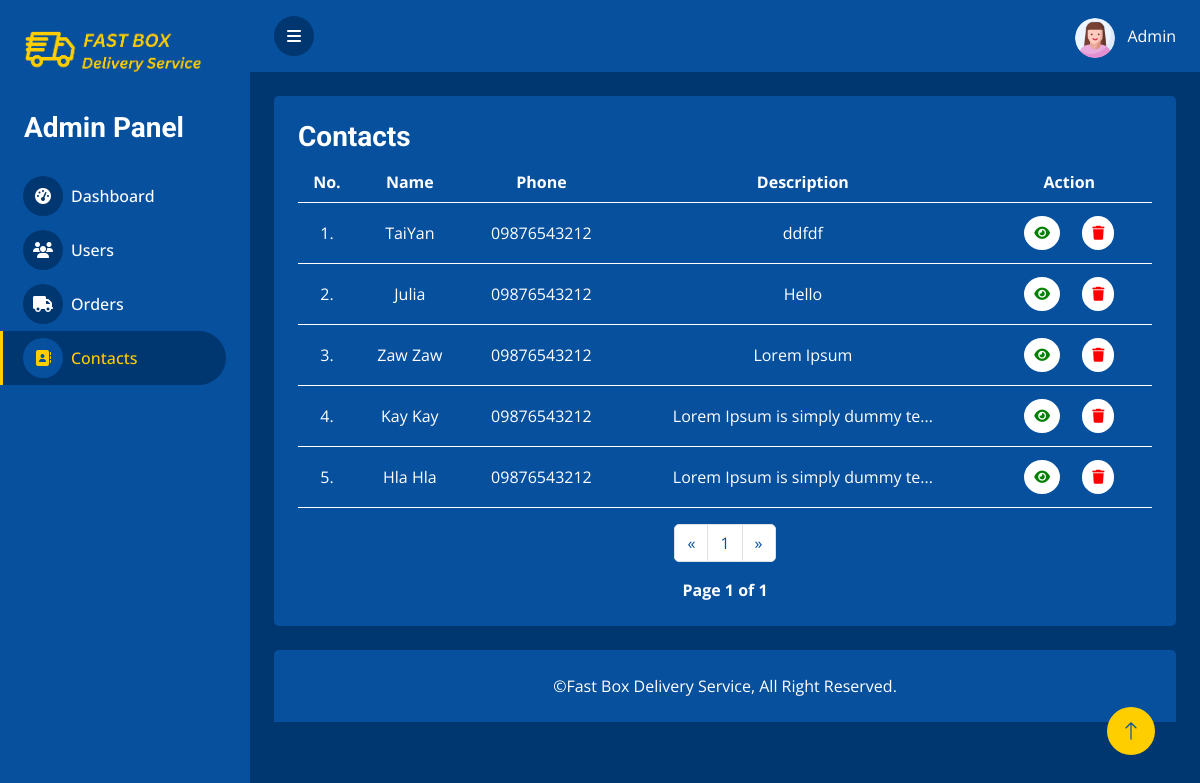
Screenshot of /DMS_admin/contacts.php with the database file from the repository.
### tables this page shows
CREATE TABLE `contactus` (
  `id` int(255) NOT NULL,
  `contact_name` varchar(255) NOT NULL,
  `contact_phone` varchar(255) NOT NULL,
  `contact_description` varchar(255) NOT NULL
);

### DMS_admin/contacts.php (the view, shortened to what this page needs)
<?php
  require __DIR__. '/fragments/header.php';
  require __DIR__. '/database/dbcon.php';
?>
<section class="orders">
  <div class="container-fluid pt-4 px-4">
    <div class="text-center rounded p-4" style="background-color: #07509E">
      <div class="row">
        <div class="col-sm mb-2">
          <h3 class="mb-0 text-start">Contacts</h3>
        </div>
      </div>
      <div class="table-responsive">
          <table class="table text-center align-middle table-hover mb-3">
              <thead>
                  <tr class="text-white">
                      <th scope="col">No.</th>
                      <th scope="col">Name</th>
                      <th scope="col">Phone</th>
                      <th scope="col">Description</th>
                      <th scope="col">Action</th>
                  </tr>
              </thead>
              <tbody>
              <?php
                if(isset($_GET['page_no']) && $_GET['page_no'] !== "") {
                  $page_no = $_GET['page_no'];
                } else {
                  $page_no = 1;
                }
                $total_records_per_page = 10;
                $offset = ($page_no - 1) * $total_records_per_page;
                $previous_page = $page_no - 1;
                $next_page = $page_no +1;
                $result_count = $mysqli->query("SELECT COUNT(*) as total_records FROM contactus");
                $records = mysqli_fetch_array($result_count);
                $total_records = $records['total_records'];
                $total_no_of_pages = ceil($total_records / $total_records_per_page);
                $sql = "SELECT * FROM contactus ORDER BY id DESC LIMIT $offset, $total_records_per_page";
                $result = $mysqli->query($sql);
                if ($result->num_rows > 0) {
                  $count = ($page_no>1) ? ($page_no * $total_records_per_page) - $total_records_per_page : 0;
                  $i = $count + 1;
                  while($row = $result->fetch_assoc()) {
              ?>
                    <tr class="text-white">
                      <td><?php echo $i++.".";  ?></td>
                      <td><?php echo $row["contact_name"]; ?></td>
                      <td><?php echo $row["contact_phone"]; ?></td>
                      <td><?php echo strlen($row["contact_description"]) > 30 ? substr($row["contact_description"],0,30)."..." : $row["contact_description"]; ?></td>
                      <td>
                        <a href="contact_details.php?id=<?= $row["id"] ?>" class="btn btn-sm" data-bs-toggle="tooltip" title="View Detail"><i class="fa-solid fa-eye" style="background-color: white; padding: 10px; border-radius: 50%; color: green;"></i></a>
                        <a href="#" class="btn btn-sm" data-bs-toggle="modal" data-bs-target="#deleteModal<?= $row["id"] ?>"><i class="fa-solid fa-trash" data-bs-toggle="tooltip" title="Delete" style="background-color: white; padding: 10px; border-radius: 50%; color: red;"></i></a>
                      </td>
                  </tr>
              <?php
                  }
              }
              ?>
              </tbody>
          </table>
      </div>
      <nav aria-label="Page navigation example">
        <ul class="pagination justify-content-center">
          <li class="page-item">
            <a class="page-link <?= ($page_no <= 1)? 'disabled': ''; ?>"
            <?= ($page_no > 1)? 'href=?page_no=' . $previous_page : ''; ?> aria-label="Previous">
              <span aria-hidden="true">&laquo;</span>
            </a>
          </li>
          <?php for($counter = 1; $counter <= $total_no_of_pages; $counter++) { ?>
            <li class="page-item"><a class="page-link" href="?page_no=<?= $counter; ?>"><?= $counter; ?></a></li>
          <?php } ?>
          <li class="page-item">
            <a class="page-link <?= ($page_no >= $total_no_of_pages)? 'disabled': ''; ?>"
            <?= ($page_no < $total_no_of_pages)? 'href=?page_no=' . $next_page : ''; ?>>
              <span aria-hidden="true">&raquo;</span>
            </a>
          </li>
        </ul>
      </nav>
      <div class="p-10 text-white">
        <strong>Page <?= $page_no; ?> of <?= $total_no_of_pages; ?></strong>
      </div>
    </div>
  </div>
</section>
<?php require __DIR__. '/fragments/footer.php'?>

### DMS_admin/css/style.css (style rules this page uses)
:root { --primary: #FFCE00; --secondary: #07509E; --light: white; --dark: #013771; }
.btn { transition: .5s; }

### rows the page displays
contactus: contact_name "TaiYan", contact_phone "09876543212", contact_description "ddfdf"
contactus: contact_name "Julia", contact_phone "09876543212", contact_description "Hello"
contactus: contact_name "Zaw Zaw", contact_phone "09876543212", contact_description "Lorem Ipsum"
contactus: contact_name "Kay Kay", contact_phone "09876543212", contact_description "Lorem Ipsum is simply dummy te"
contactus: contact_name "Hla Hla", contact_phone "09876543212", contact_description "Lorem Ipsum is simply dummy te"

### other values shown
$page_no "1"
$total_no_of_pages "1"
